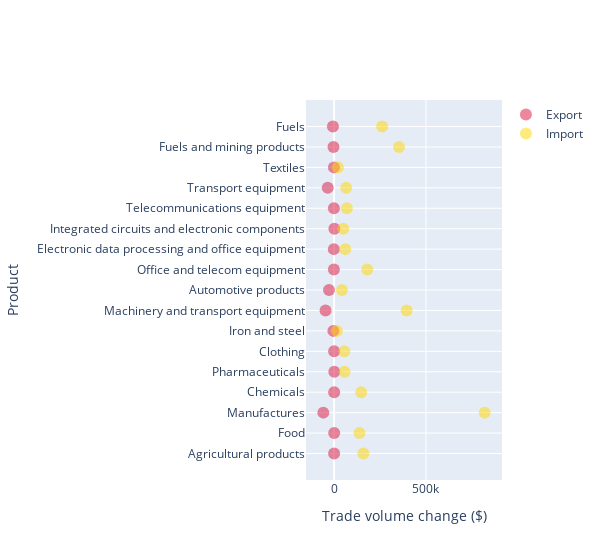

Notebook code cell kept with this figure:
### Code cell
fig = go.Figure()
fig.add_trace(go.Scatter(
    x=product_new["Export change"],
    y=product_new["Product"],
    opacity=0.5,
    marker=dict(color="crimson", size=12),
    mode="markers",
    name="Export",
))

fig.add_trace(go.Scatter(
    x=product_new["Import change"],
    y=product_new["Product"],
    opacity=0.5,
    marker=dict(color="gold", size=12),
    mode="markers",
    name="Import",
))
fig.update_layout(
    width=600)

fig.update_layout(
                  xaxis_title="Trade volume change ($)",
                  yaxis_title="Product")

### Figure 1 — Plotly figure (JSON) as saved in the notebook; plotly's stock layout.template omitted (floating-point values rounded to 4 significant figures)
{"data": [{"marker": {"color": "crimson", "size": 12}, "mode": "markers", "name": "Export", "opacity": 0.5, "type": "scatter", "x": [22, 491, -58773, 334, 1117, -16, -4067, -46602, -27702, -1174, -1523, 1494, -1146, -34715, -940, -3422, -6384], "y": ["Agricultural products", "Food", "Manufactures", "Chemicals", "Pharmaceuticals", "Clothing", "Iron and steel", "Machinery and transport equipment", "Automotive products", "Office and telecom equipment", "Electronic data processing and office equipment", "Integrated circuits and electronic components", "Telecommunications equipment", "Transport equipment", "Textiles", "Fuels and mining products", "Fuels"]}, {"marker": {"color": "gold", "size": 12}, "mode": "markers", "name": "Import", "opacity": 0.5, "type": "scatter", "x": [159501, 138058, 819580, 147093, 57517, 56026, 15308, 394812, 42527, 180286, 61121, 49984, 69181, 65665, 20636, 353394, 261102], "y": ["Agricultural products", "Food", "Manufactures", "Chemicals", "Pharmaceuticals", "Clothing", "Iron and steel", "Machinery and transport equipment", "Automotive products", "Office and telecom equipment", "Electronic data processing and office equipment", "Integrated circuits and electronic components", "Telecommunications equipment", "Transport equipment", "Textiles", "Fuels and mining products", "Fuels"]}], "layout": {"width": 600, "xaxis": {"title": {"text": "Trade volume change ($)"}}, "yaxis": {"title": {"text": "Product"}}}}
